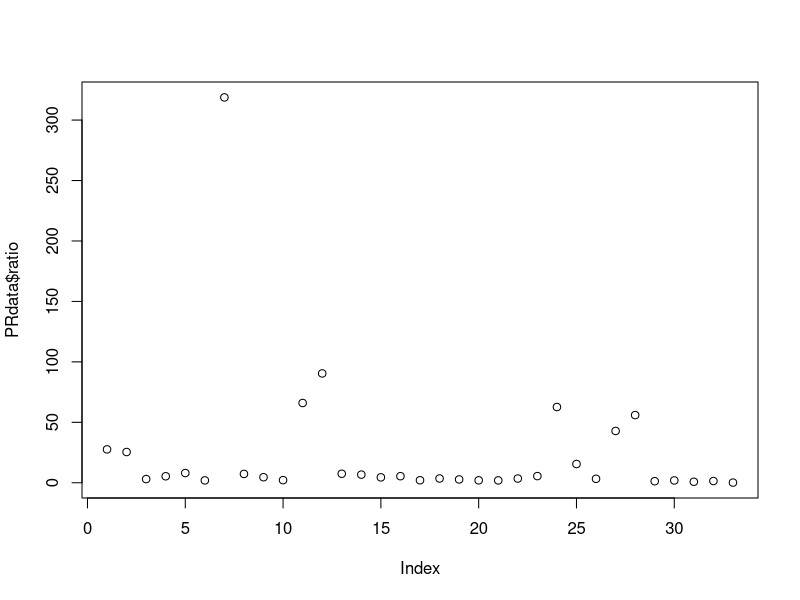
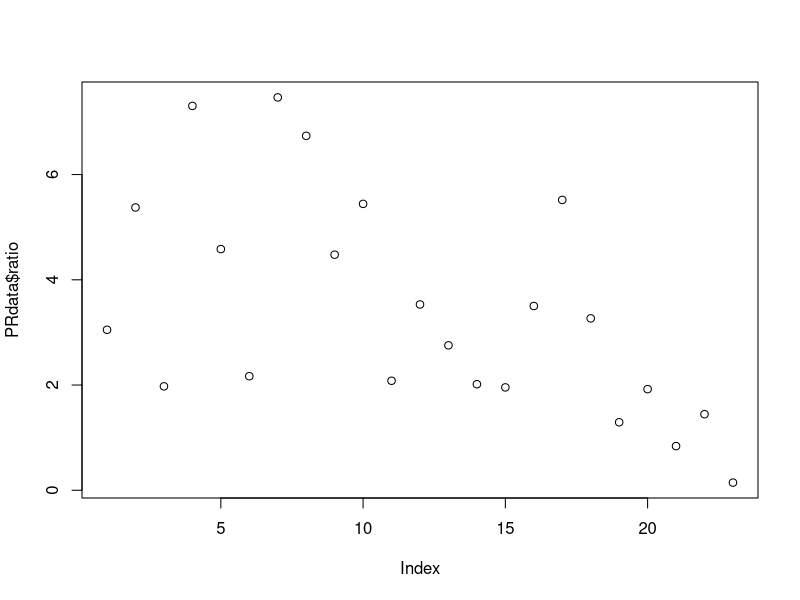
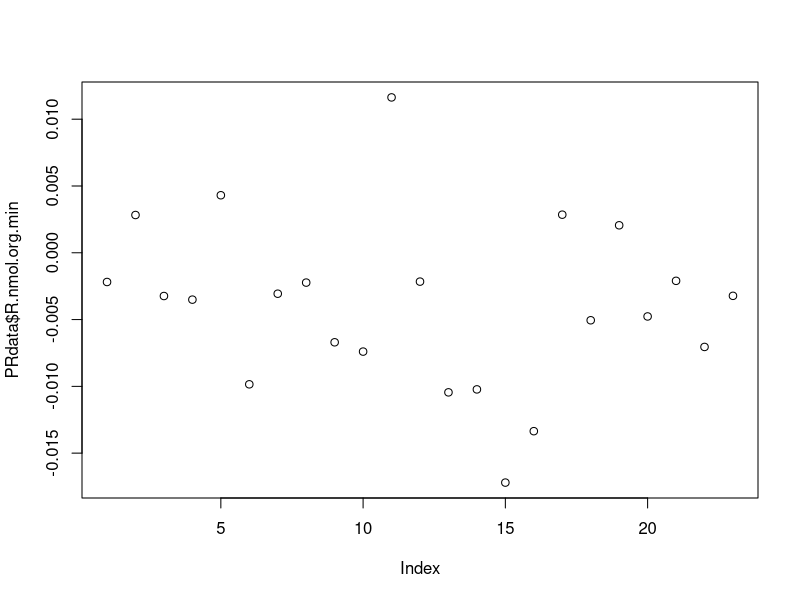
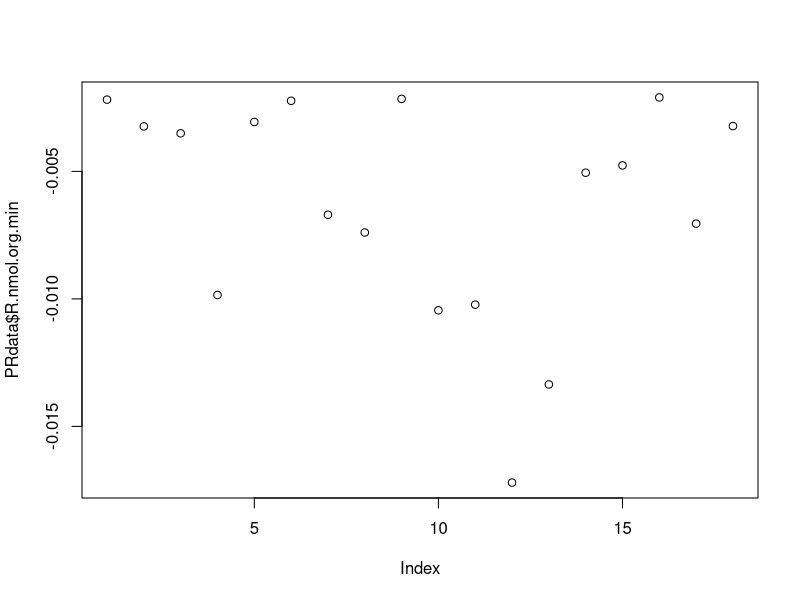
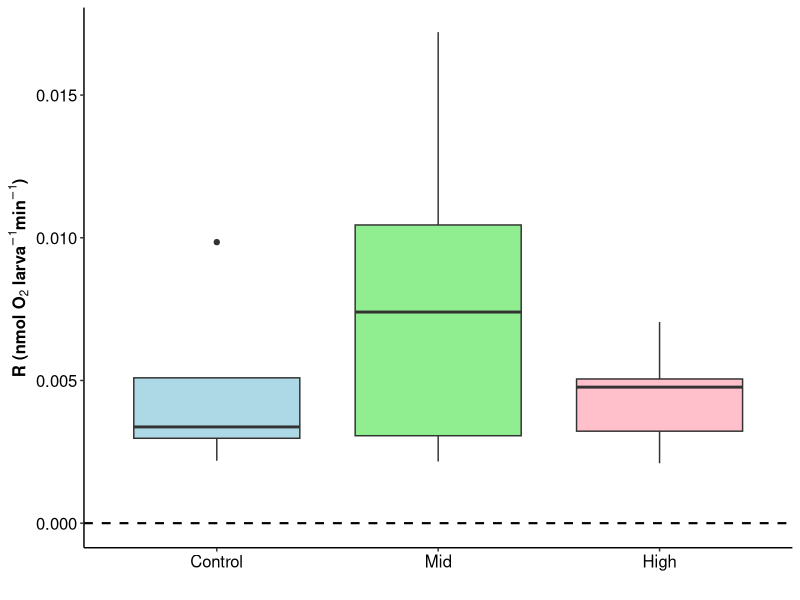
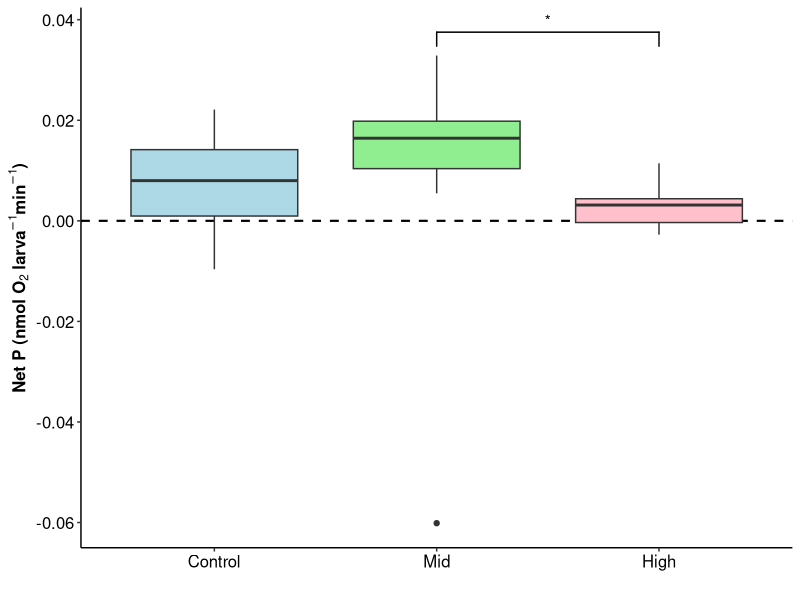
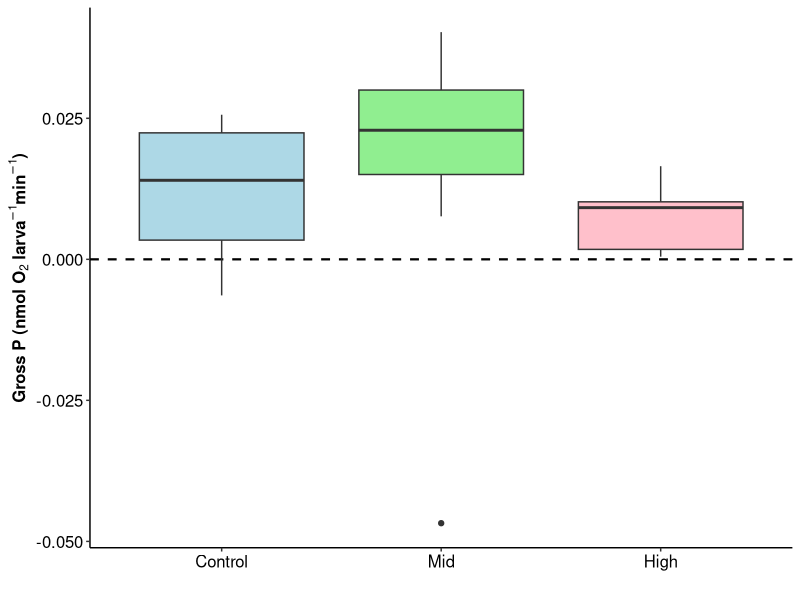
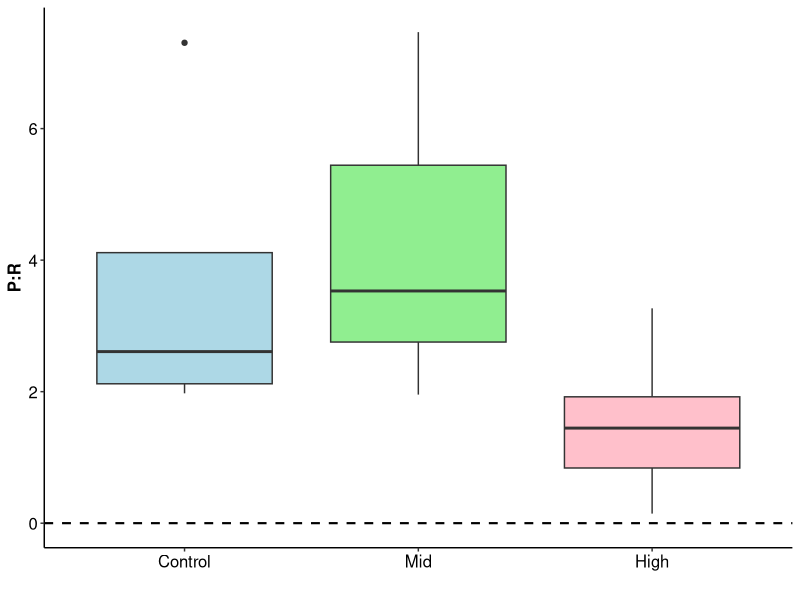

Write the R code that produced these figures, in order.
## Title: Mcap 2022 respiration and photosynthesis analysis and plotting  
## Author: Jill Ashey 
## Date created: 20230605

#### This script will analyze and plot photosynthesis and respiration rates for M. capitata larvae from Hawaii 2022 pH and temperature experiment
#### Modified from KW, SG, AH & HP scripts 

## Install packages if you dont already have them in your library
if ("tidyverse" %in% rownames(installed.packages()) == 'FALSE') install.packages('tidyverse') 
if ("car" %in% rownames(installed.packages()) == 'FALSE') install.packages('car') 
if ("lme4" %in% rownames(installed.packages()) == 'FALSE') install.packages('lme4') 
if ("lmerTest" %in% rownames(installed.packages()) == 'FALSE') install.packages('lmerTest') 
if ("scales" %in% rownames(installed.packages()) == 'FALSE') install.packages('scales') 
if ("cowplot" %in% rownames(installed.packages()) == 'FALSE') install.packages('cowplot') 
if ("ggplot2" %in% rownames(installed.packages()) == 'FALSE') install.packages('ggplot2') 
if ("effects" %in% rownames(installed.packages()) == 'FALSE') install.packages('effects') 
if ("emmeans" %in% rownames(installed.packages()) == 'FALSE') install.packages('emmeans') 
if ("multcomp" %in% rownames(installed.packages()) == 'FALSE') install.packages('multcomp') 

#load packages
library("ggplot2")
library("tidyverse")
library('car')
library('lme4')
library('lmerTest')
library('scales')
library('cowplot')
library('effects')
library('emmeans')
library('multcomp')
library('ggsignif')
library('ggpubr')


# Set working directory 
setwd("/Users/jillashey/Desktop/PutnamLab/Repositories/Hawaii2022_pH_Temp_Mcap_Pacu/")

# Load data for P and R rates generated by Respirometry_Extraction.R script
PRdata <- read.csv("output/Respiration/oxygen_P_R_calc_Mcap2022.csv")

# Calculate a gross photosynthesis : respiration (P:R) ratio. This calculation will provide a ratio that will show the amount of oxygen produced compared to consumed, which is an indicator of energy availability. A ratio >1 indicates more photosynthesis than respiration and a ratio <1 indicates less photosynthesis than respiration.   
PRdata$ratio<-abs(PRdata$GP.nmol.org.min)/abs(PRdata$R.nmol.org.min) #calculate ratio with absolute values of gross photosynthesis and respiration

#Examine plot of data to look for outliers.  
plot(PRdata$ratio)

# Remove outliers detected by values of P:R ratio data
PRdata <- PRdata %>%
  filter(ratio < 8)
plot(PRdata$ratio) # outliers are removed - removed about 6 samples 

# Remove any respiration values that were above 0 (respiration is oxygen consumption, so we expect values less than 0 for negative rates)
plot(PRdata$R.nmol.org.min)
PRdata<-PRdata%>%filter(R.nmol.org.min < 0) 

# Remove any respiration values that were outliers
PRdata<-PRdata%>%filter(R.nmol.org.min > -0.15) #Outliers are removed and values are removed where respiration is >0. Respiration is oxygen consumption, so we expect values less than 0 for negative rates.  
plot(PRdata$R.nmol.org.min)

# Arrange treatment order 
PRdata$Treatment <- factor(PRdata$Treatment, levels = c("Control", "Mid", "High"))


# Plot Respiration data as a boxplot 
r_plot <- ggplot(PRdata, aes(x = Treatment, y = abs(R.nmol.org.min), fill = Treatment)) +
  geom_hline(yintercept=0, linetype="dashed", color="black", size=0.75)+
  geom_boxplot() +
  scale_fill_manual(values = c("lightblue", "lightgreen", "pink")) +
  ylab(expression(bold(paste("R (nmol ", O[2], " larva"^-1, "min"^-1, ")")))) +
  xlab("") +
  theme_classic() + 
  theme(axis.text = element_text(size=12, color="black"), 
        axis.title=element_text(size=12, color="black", face="bold")) +
  theme(legend.position = "none") 
r_plot # 2 outliers in high treatment

# Plot Net Photosynthesis data as a boxplot. Net photosynthesis is excess oxygen production after subtracting the oxygen consumed (respiration).   
np_plot <- ggplot(PRdata, aes(x = Treatment, y = P.nmol.org.min, fill = Treatment)) +
  geom_hline(yintercept=0, linetype="dashed", color="black", size=0.75)+
  geom_boxplot() +
  geom_signif(comparisons = list(c("Mid", "High")), map_signif_level=TRUE) +
  scale_fill_manual(values = c("lightblue", "lightgreen", "pink")) +
  ylab(expression(bold(paste("Net P (nmol ", O[2], " larva"^-1, "min"^-1, ")")))) +
  xlab("") +
  theme_classic() + 
  theme(axis.text = element_text(size=12, color="black"), 
        axis.title=element_text(size=12, color="black", face="bold")) +
  theme(legend.position = "none") 
np_plot

# Plot Gross Photosynthesis data as a boxplot. Gross photosynthesis is net photosynthesis rates plus the oxygen consumed through respiration. 
gp_plot <- ggplot(PRdata, aes(x = Treatment, y = GP.nmol.org.min, fill = Treatment)) +
  geom_hline(yintercept=0, linetype="dashed", color="black", size=0.75)+
  geom_boxplot() +
  scale_fill_manual(values = c("lightblue", "lightgreen", "pink")) +
  ylab(expression(bold(paste("Gross P (nmol ", O[2], " larva"^-1, "min"^-1, ")")))) +
  xlab("") +
  theme_classic() + 
  theme(axis.text = element_text(size=12, color="black"), 
        axis.title=element_text(size=12, color="black", face="bold")) +
  theme(legend.position = "none") 
gp_plot

# Plot P:R ratio
ratio_plot <- ggplot(PRdata, aes(x = Treatment, y = ratio, fill = Treatment)) +
  geom_hline(yintercept=0, linetype="dashed", color="black", size=0.75)+
  geom_boxplot() +
  scale_fill_manual(values = c("lightblue", "lightgreen", "pink")) +
  ylab(expression(bold(paste("P:R")))) +
  xlab("") +
  theme_classic() + 
  theme(axis.text = element_text(size=12, color="black"), 
        axis.title=element_text(size=12, color="black", face="bold")) +
  theme(legend.position = "none") 
ratio_plot




## Analyze data 
### Respiration 
# Build ANOVA model and examine results for analysis of respiration.  
Rmodel1<-aov(R.nmol.org.min~Treatment, data=PRdata)
summary(Rmodel1) # results are not significant 

# Check assumptions of model for residual normality and variance.    
qqPlot(residuals(Rmodel1)) #check normality assumption
leveneTest(residuals(Rmodel1)~Treatment, data=PRdata) #check for homogeneity of variance 
# Data meets normality assumptions and passes homogenity of variance

# Test with non-parametric test 
kruskal.test(R.nmol.org.min~Treatment, data=PRdata) # Results are also not significant

# Conduct post-hoc test - not really necessary here bc no significance in the first place 
TukeyHSD(Rmodel1)
#emm<-emmeans(Rmodel1, ~Treatment)
#cld(emm)


### Net photosynthesis 
# Build ANOVA model and examine results for analysis of net photosynthesis.  
NPmodel1<-aov(P.nmol.org.min~Treatment, data=PRdata)
summary(NPmodel1) # results are significant 

# Check assumptions of model for residual normality and variance.    
qqPlot(residuals(NPmodel1)) #check normality assumption
leveneTest(residuals(NPmodel1)~Treatment, data=PRdata) #check for homogeneity of variance 
# Data meets normality assumptions and passes homogenity of variance

# Test with non-parametric test 
kruskal.test(P.nmol.org.min~Treatment, data=PRdata) # Results are not significant - almost significant

# Conduct post-hoc test - not really necessary here bc no significance in the first place 
TukeyHSD(NPmodel1)
#emm<-emmeans(NPmodel1, ~Treatment)
#cld(emm)


### Gross photosynthesis 
# Build ANOVA model and examine results for analysis of gross photosynthesis.   
GPmodel1<-aov(GP.nmol.org.min~Treatment, data=PRdata)
summary(GPmodel1) # results are significant 

# Check assumptions of model for residual normality and variance.    
qqPlot(residuals(GPmodel1)) #check normality assumption
leveneTest(residuals(GPmodel1)~Treatment, data=PRdata) #check for homogeneity of variance 
# Data meets normality assumptions and passes homogenity of variance

# Test with non-parametric test 
kruskal.test(GP.nmol.org.min~Treatment, data=PRdata) # Results are also significant

# Conduct post-hoc test - not really necessary here bc no significance in the first place 
TukeyHSD(GPmodel1)
#emm<-emmeans(GPmodel1, ~Treatment)
#cld(emm)


### P:R ratio 
# Build ANOVA model and examine results for analysis of gross photosynthesis.   
PRmodel1<-aov(ratio~Treatment, data=PRdata)
summary(PRmodel1) # results are not significant 

# Check assumptions of model for residual normality and variance.    
qqPlot(residuals(PRmodel1)) #check normality assumption
leveneTest(residuals(PRmodel1)~Treatment, data=PRdata) #check for homogeneity of variance 
# Data meets normality assumptions and passes homogenity of variance

# Test with non-parametric test 
kruskal.test(ratio~Treatment, data=PRdata) # Results are also significant

# Conduct post-hoc test - not really necessary here bc no significance in the first place 
TukeyHSD(PRmodel1)
#emm<-emmeans(PRmodel1, ~Treatment)
#cld(emm)







## Analysis and plotting in a different way
# Respiration
compare_means(R.nmol.org.min ~ Treatment, data = PRdata, method = "anova")
my_comparisons <- list(c("Control", "Mid"), c("Control", "High"), c("Mid", "High"))

r_plot <- ggplot(PRdata, aes(x = Treatment, y = abs(R.nmol.org.min), fill = Treatment)) +
  geom_hline(yintercept=0, linetype="dashed", color="black", size=0.75)+
  geom_boxplot() +
  stat_compare_means(method = "anova", label.y = 0.021) +
  stat_compare_means(comparisons = my_comparisons, method = "t.test") +
  scale_fill_manual(values = c("lightblue", "lightgreen", "pink")) +
  ylab(expression(bold(paste("R (nmol ", O[2], " larva"^-1, "min"^-1, ")")))) +
  xlab("") +
  theme_classic() + 
  theme(axis.text = element_text(size=12, color="black"), 
        axis.title=element_text(size=12, color="black", face="bold")) +
  theme(legend.position = "none") 
r_plot


# Net photosynthesis
compare_means(P.nmol.org.min ~ Treatment, data = PRdata, method = "anova")
my_comparisons <- list(c("Control", "Mid"), c("Control", "High"), c("Mid", "High"))

np_plot <- ggplot(PRdata, aes(x = Treatment, y = P.nmol.org.min, fill = Treatment)) +
  geom_hline(yintercept=0, linetype="dashed", color="black", size=0.75)+
  geom_boxplot() +
  stat_compare_means(method = "anova", label.y = 0.03) +
  stat_compare_means(comparisons = my_comparisons, method = "t.test") +
  #geom_signif(comparisons = list(c("Mid", "High")), map_signif_level=TRUE) +
  scale_fill_manual(values = c("lightblue", "lightgreen", "pink")) +
  ylab(expression(bold(paste("Net P (nmol ", O[2], " larva"^-1, "min"^-1, ")")))) +
  xlab("") +
  theme_classic() + 
  theme(axis.text = element_text(size=12, color="black"), 
        axis.title=element_text(size=12, color="black", face="bold")) +
  theme(legend.position = "none") 
np_plot


# Gross photosynthesis
compare_means(GP.nmol.org.min ~ Treatment, data = PRdata, method = "anova")
my_comparisons <- list(c("Control", "Mid"), c("Control", "High"), c("Mid", "High"))

gp_plot <- ggplot(PRdata, aes(x = Treatment, y = GP.nmol.org.min, fill = Treatment)) +
  geom_hline(yintercept=0, linetype="dashed", color="black", size=0.75)+
  geom_boxplot() +
  stat_compare_means(method = "anova", label.y = 0.04) +
  stat_compare_means(comparisons = my_comparisons, method = "t.test") +
  scale_fill_manual(values = c("lightblue", "lightgreen", "pink")) +
  ylab(expression(bold(paste("Gross P (nmol ", O[2], " larva"^-1, "min"^-1, ")")))) +
  xlab("") +
  theme_classic() + 
  theme(axis.text = element_text(size=12, color="black"), 
        axis.title=element_text(size=12, color="black", face="bold")) +
  theme(legend.position = "none") 
gp_plot


# Save all plots
plots<-plot_grid(r_plot, np_plot, gp_plot, nrow=1, ncol=3, label_y=1, labels=c("A", "B", "C"), label_size=18)
ggsave(plots, file="output/Respiration/Respiration_panel.png", width=25, height=10)
